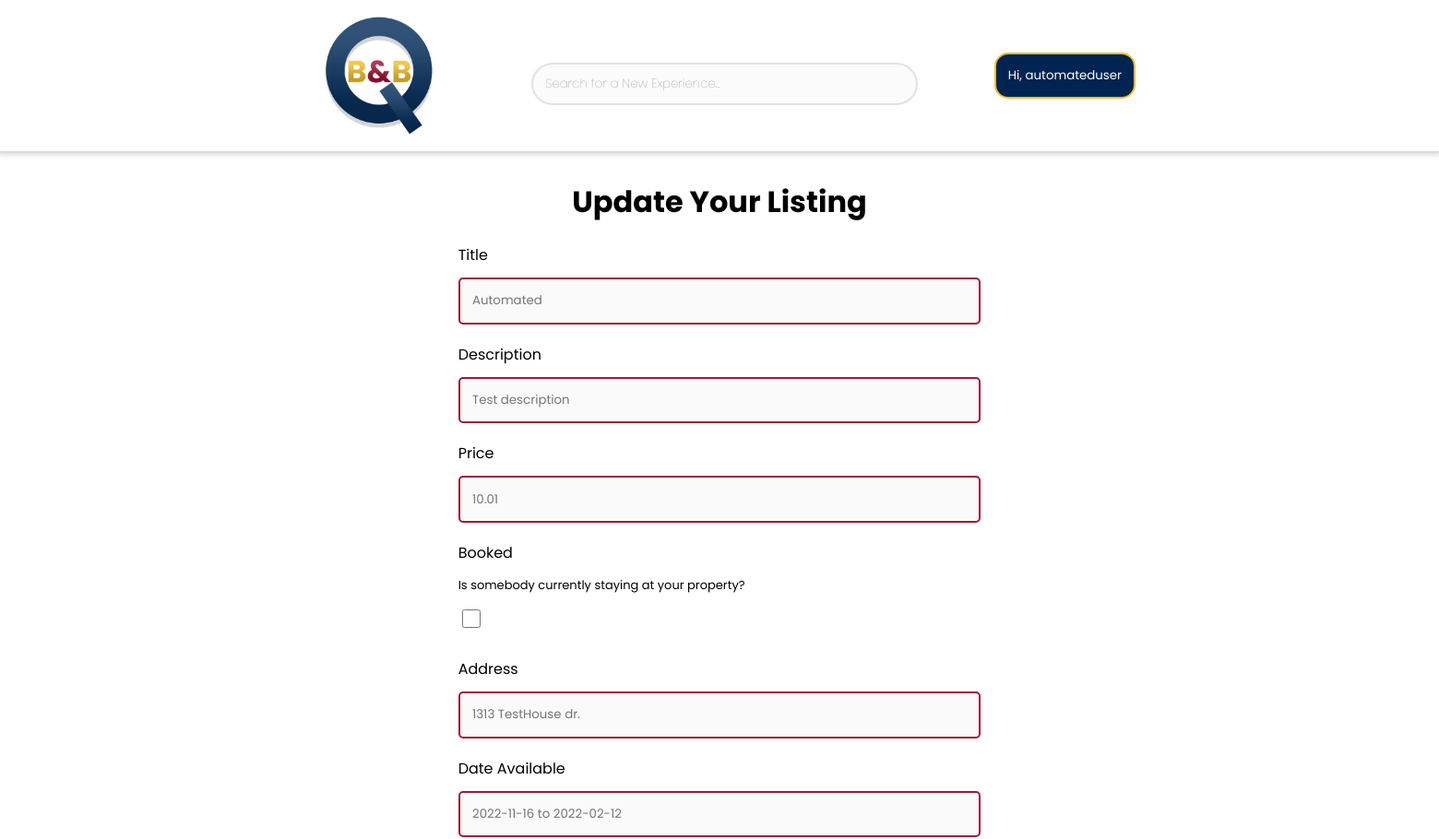
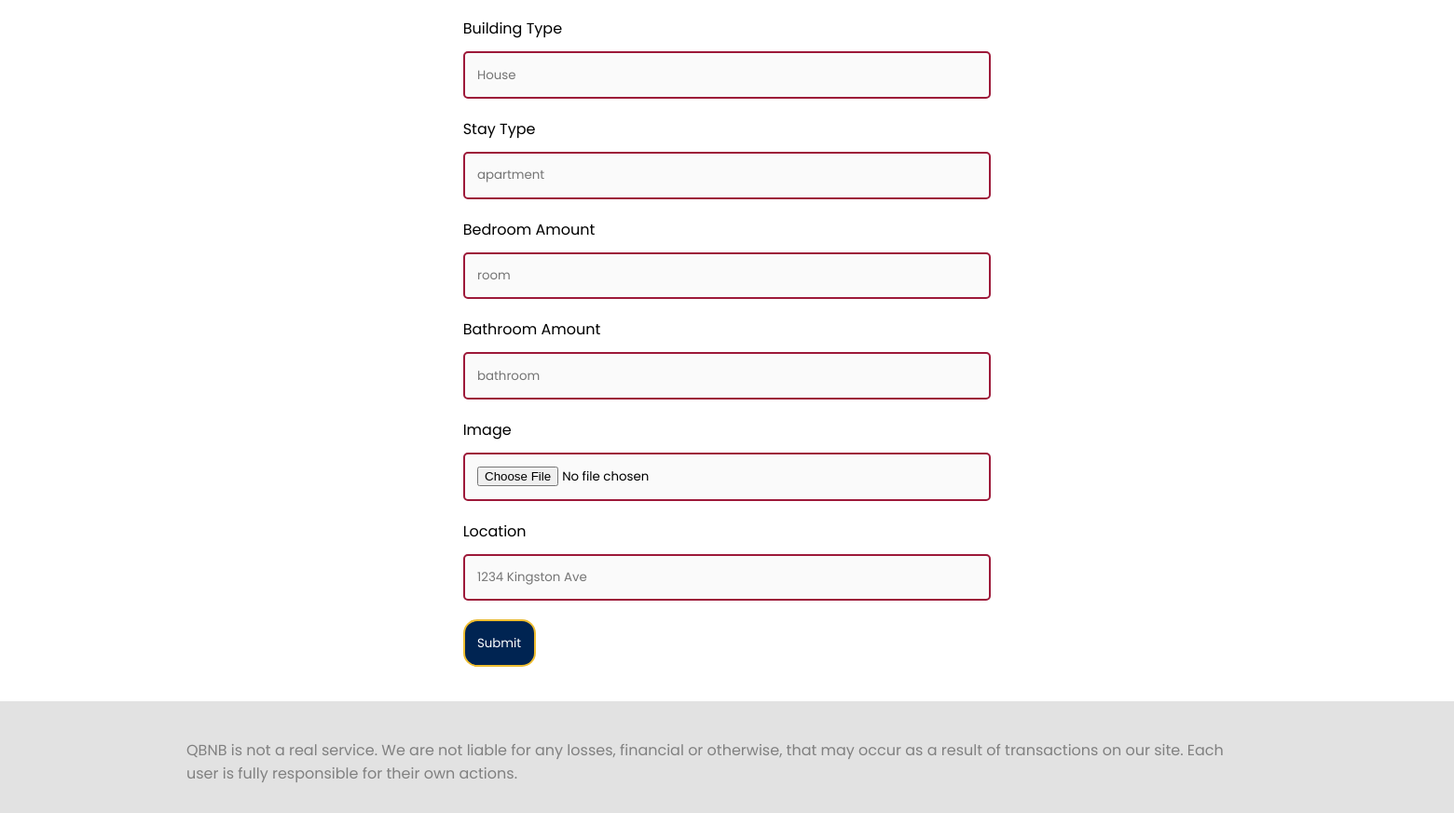
Page /updatelisting/3520128017888633847 (signed in) on the committed database (2 pictures, top to bottom).
### qbnb/models.py (models this page shows, shortened)
class User(UserMixin, db.Model):
    __tablename__ = 'users'
    id = db.Column(db.Integer,
                   primary_key=True,
                   autoincrement=True,
                   unique=True)
    username = db.Column(db.String(80),  # Display name of user
                         unique=True,
                         nullable=False)
    email = db.Column(db.String(120),  # Email of user
                      unique=True,
                      nullable=False)
    password = db.Column(db.String(120),  # Password of user
                         unique=False,
                         nullable=False)
    rating = db.Column(db.String(120),  # Rating of User
                       unique=False,
                       nullable=False)
    writtenReviews = db.Column(db.Text,
                               unique=False,
                               nullable=True)
    reviewsAbout = db.Column(db.Text,
                             unique=False,
                             nullable=True)
    balance = db.Column(db.Float,
                        nullable=False)
    billingAddress = db.Column(db.String(120),
                               unique=False,
                               nullable=False)
    postalCode = db.Column(db.String(6),
                           unique=False,
                           nullable=False)
    firstName = db.Column(db.String(15),
                          unique=False,
                          nullable=False)
    surname = db.Column(db.String(20),
                        unique=False,
                        nullable=False)
    authenticated = db.Column(db.Boolean,
                              default=False)

class Listing(db.Model):
    __tablename__ = 'listings'
    id = db.Column(db.Integer,  # Unique number identifies the listing
                   primary_key=True,
                   unique=True,
                   nullable=False)
    title = db.Column(db.String(40),  # The title of the listing
                      nullable=False)
    description = db.Column(db.String(2000),  # The description area of listing
                            unique=False,
                            nullable=True)
    price = db.Column(db.Float,  # The cost of the property per night
                      unique=False,
                      nullable=False)
    lastModifiedDate = db.Column(db.String(60),  # The date changes were made
                                 unique=False,
                                 nullable=False)
    ownerId = db.Column(db.Integer,  # Unique number identifies the owner
                        primary_key=True,
                        unique=False)
    booked = db.Column(db.Boolean,  # Determines if listing has been booked
                       unique=False,
                       nullable=False)
    address = db.Column(db.String(120),  # Address of the listing
                        nullable=False)
    owner = db.Column(db.String(20),  # Registered user who listed the property
                      unique=False,
                      nullable=False)
    propertyType1 = db.Column(db.String(30),  # The type of building
                              unique=False,
                              nullable=False)
    propertyType2 = db.Column(db.String(30),  # Private/shared room/place
                              unique=False,
                              nullable=False)
    propertyType3 = db.Column(db.Integer,  # Number of bedrooms
                              unique=False,
                              nullable=False)
    propertyType4 = db.Column(db.Integer,  # Number of bathrooms
                              unique=False,
                              nullable=False)
    rating = db.Column(db.Float,  # The rating from 0.0 - 5.0
                       unique=False,
                       nullable=True)
    reviews = db.Column(db.Text,  # The reviews of the listing
                        unique=False,
                        nullable=True)
    dateAvailable = db.Column(db.String(60),  # When the property is avail.
                              unique=False,
                              nullable=False)
    imgData = db.Column(db.LargeBinary,  # Actual data, needed for Download
                        nullable=False)
    imgRenderedData = db.Column(db.Text,  # Data to render the pic in browser
                                nullable=False)
    location = db.Column(db.String(32),  # Location (Area, province)
                         nullable=False)
    tenants = db.Column(db.Text,
                        nullable=False)

### qbnb/controllers.py (the view, shortened to what this page needs)
@app.route("/updatelisting/<id>", methods=['GET', 'POST'])
@login_required
def update_listing(id):
    listing = db.session.query(Listing).filter_by(id=id).first()
    if str(listing.ownerId) == str(current_user.get_id()):
        if request.method == 'GET':
            print(listing.propertyType1)
            listingInfo = {
                "title": listing.title,
                "description": listing.description,
                "price": listing.price,
                "booked": listing.booked,
                "address": listing.address,
                "dateAvailable": listing.dateAvailable,
                "imgData": listing.imgData,
                "coverImage": listing.imgRenderedData,
                "propertyType1": listing.propertyType1,
                "propertyType2": listing.propertyType2,
                "propertyType3": listing.propertyType3,
                "propertyType4": listing.propertyType4,
                "location": listing.location}
            userData = get_info()
            return render_template('updateListing.html',
                                   userInformation=userData[0],
                                   user=userData[1],
                                   listingInfo=listingInfo)
        return redirect("/updatelisting/" + str(id))
    else:
        return redirect("/listing/" + str(id))

### qbnb/controllers.py (called while the page is built)
@login_manager.user_loader
def load_user(id):
    return db.session.query(User).get(id)

def get_info():
    user = db.session.query(User).get(current_user.get_id())
    if user is None:
        return [None, False]
    else:
        return [user, True]

### qbnb/templates/updateListing.html
{% extends 'base.html' %}
{% block body %}
<div class="changing-info-container">
    <div class="profile-header">
        <h1>Update Your Listing</h1>
    </div>
    <div class="login-container">
        <br>
        <form method="post">
            <label for="title" class="input-label">Title</label><br>
            <input id="title" type="text" minlength="4" class="textfield" name="title" placeholder="{{ listingInfo.title }}" pattern="^[a-zA-Z0-9]{4,10}$"title="Title cannot have special characters."value="{{ request.form['title'] }}"></input>
            <br>
            <label for="description" class="input-label">Description</label><br>
            <input id="description" type="text" minlength="0"class="textfield" name="description" placeholder="{{ listingInfo.description }}" title="Enter a description for your listing"  value="{{ request.form['description'] }}"></input>
            <br>
            <label for="price" class="input-label">Price</label><br>
            <input id="price" type="number" minlength="4" class="textfield" name="price" step="0.01" min="10" max="10000.00" placeholder="{{ listingInfo.price }}" value="{{ request.form['price'] }}"></input>
            <br>
            <label for="booked" class="input-label">Booked</label><br>
            <p class="tiny">Is somebody currently staying at your property?</p>
            <input id="booked" type="checkbox" class="checkbox" name="booked" placeholder="{{ listingInfo.booked }}" value="{{ request.form['booked'] }}"></input><br>
            <br>
            <label for="address" class="input-label">Address</label><br>
            <input id="address" type="text" minlength="4" class="textfield" name="address" placeholder="{{ listingInfo.address }}" value="{{ request.form['address'] }}"></input>
            <br>
            <label for="dateAvailable" class="input-label">Date Available</label><br>
            <input id="dateAvailable" type="text" minlength="4" class="textfield" name="dateAvailable" placeholder="{{ listingInfo.dateAvailable }}" value="{{ request.form['dateAvailable'] }}"></input>
            <br>
            <label for="propertyType1" class="input-label">Building Type</label><br>
            <input id="propertyType1" type="text" minlength="4" class="textfield" name="propertyType1" placeholder="{{ listingInfo.propertyType1 }}" value="{{ request.form['propertyType1'] }}"></input>
            <br>
            <label for="propertyType2" class="input-label">Stay Type</label><br>
            <input id="propertyType2"type="text" minlength="4" class="textfield" name="propertyType2" placeholder="{{ listingInfo.propertyType2 }}" value="{{ request.form['propertyType2'] }}"></input>
            <br>
            <label for="propertyType3" class="input-label">Bedroom Amount</label><br>
            <input id="propertyType3" type="text" minlength="4" class="textfield" name="propertyType3" placeholder="{{ listingInfo.propertyType3 }}" value="{{ request.form['propertyType3'] }}"></input>
            <br>
            <label for="propertyType4" class="input-label">Bathroom Amount</label><br>
            <input id="propertyType4" type="text" minlength="4" class="textfield" name="propertyType4" placeholder="{{ listingInfo.propertyType4 }}" value="{{ request.form['propertyType4'] }}"></input>
            <br>
            <label for="inputFile" class="input-label">Image</label><br>
            <input id="coverImage" type="file" class="textfield" name="inputFile" placeholder={{ listingInfo.coverImage }} title="Enter a valid address" value="{{ request.form['coverImage'] }}"></input>
            <br>
            <label for="location" class="input-label">Location</label><br>
            <input id="location" type="text" minlength="4" class="textfield" name="location" placeholder="{{ listingInfo.location }}" value="{{ request.form['location'] }}"></input>
            <br>
            <button  id = "submit-edits"class="standard-button" align="center" type="submit">Submit</button>
            <br><br>
        </form>
    </div>
</div>
{% endblock %}

### qbnb/templates/base.html (shortened to what this page needs)
<!DOCTYPE html>
<html>
  <head>
    <link
      rel="stylesheet"
      href="{{url_for('static', filename='styles.css')}}"
    />
  </head>
  <body>
    <div class="navbar-container">
      <div class="navbar">
        <div class="logo-container">
          <a href="/"
            ><img
              id="logo"
              src="{{url_for('static', filename='QBNBLogo.jpg')}}"
              align="left"
          /></a>
        </div>
        <div style="margin-right: 2em" class="searchbar-container">
          <form method="post" id="holder">
            <input
              class="searchbar"
              placeholder="Search for a New Experience..."
              type="text"
              value="{{ request.form['search'] }}"
            />
          </form>
        </div>
        <div class="login-container">
          {% if user %}
          <button name="profile-options" class="standard-button" \>
            Hi, {{ userInformation.username }}
          </button>
          {% else %}
          <a href="/login"><button class="standard-button">Sign In</button></a>
          {% endif %}
        </div>
      </div>
    </div>
    <br />
    {% block body %}{% endblock %}
  </body>
  <span>
    <footer
      style="
        background: #e2e2e2;
        height: 5vh;
        margin: 1.5vh 0 0 -3em;
        padding: 5vh 15em 5vh 15em;
        color: gray;
        position: absolute;
      "
    >
      QBNB is not a real service. We are not liable for any losses, financial or
      otherwise, that may occur as a result of transactions on our site. Each
      user is fully responsible for their own actions.
    </footer></span
  >
</html>

### qbnb/static/styles.css (style rules this page uses)
body { font-family: "Poppins", sans-serif; font-weight: normal; }
button { border: solid 4px rgb(157, 25, 57); font-family: "Poppins", sans-serif; padding: 1em; margin-left: 5em; }
#logo { max-width: 4em; padding-right: 2em; }
.tiny { font-size: small; }
.navbar-container { background-color: #ffffff; min-height: 15vh; display: flex; flex-direction: row; flex-wrap: wrap; align-items: center; justify-content: center; font-size: calc(10px + 2vmin); filter: drop-shadow(0px 1px 4px rgb(180, 180, 180)); opacity: 1; position: sticky; margin: -0.3em; top: 0; z-index: 15; }
.navbar { display: inherit; align-items: center; }
.searchbar { transition: all 500ms ease-in-out; height: 3em; width: 30em; border-radius: 80px; font-family: "Poppins", sans-serif; font-weight: 100; padding-left: 1em; border: solid 2px #e2e2e2; background-color: #fbfbfb; }
.changing-info-container { display: flex; justify-content: center; flex-grow: 1 1 200px; flex-direction: column; }
.login-container { display: flex; justify-content: center; flex-grow: 1 1 200px; flex-direction: row; }
.textfield { transition: all 250ms ease; border: solid 2px rgb(157, 25, 57); border-radius: 5px; padding: 1em; margin: 1.5vh 0 2.5vh 0; font-family: "Poppins", sans-serif; background-color: #fafafafa; width: 40.2em; }
.profile-header { padding-top: -1vh; text-align: center; }
.standard-button { transition: all 250ms ease-in-out; background-color: rgb(0, 36, 82); color: white; min-width: 5em; margin-left: 0; border: solid 2px rgb(238, 189, 49); border-radius: 15px; }
.checkbox { width: 1.5em; height: 1.5em; }

### rows in the picture
User: username "automateduser"
Listing: title "Automated", description "Test description", price "10.01", address "1313 TestHouse dr.", dateAvailable "2022-11-16 to 2022-02-12", propertyType1 "House", propertyType2 "apartment", propertyType3 "room", propertyType4 "bathroom", location "1234 Kingston Ave"
